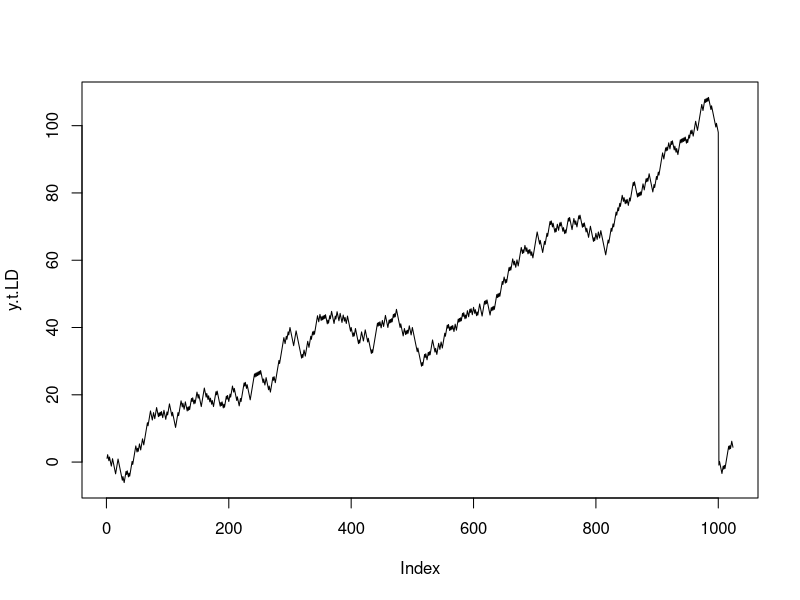
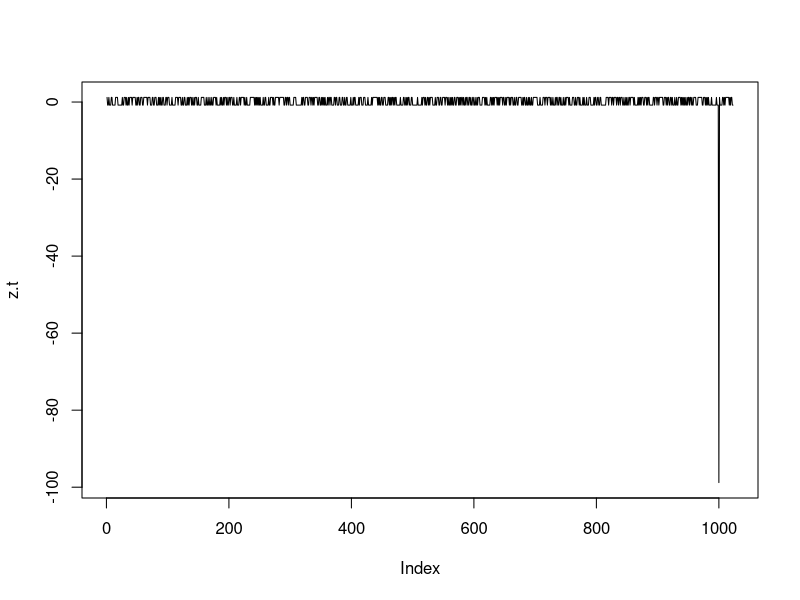
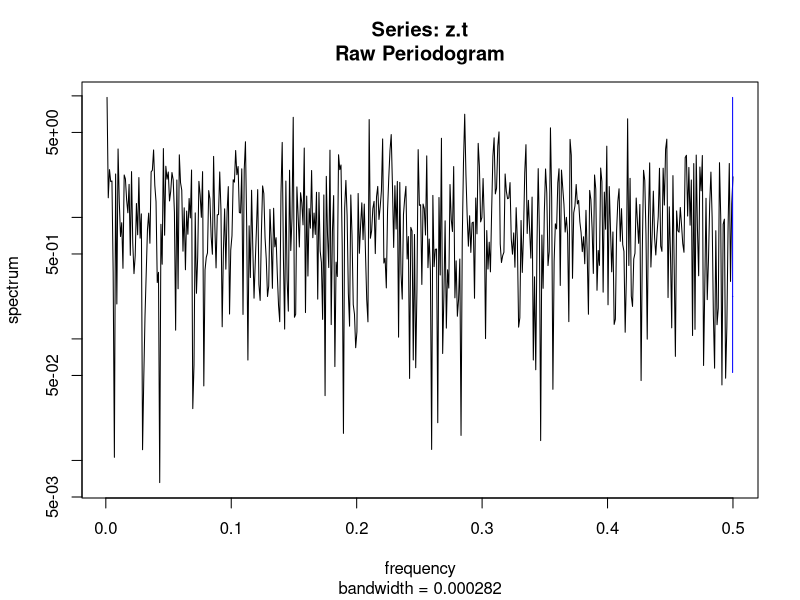
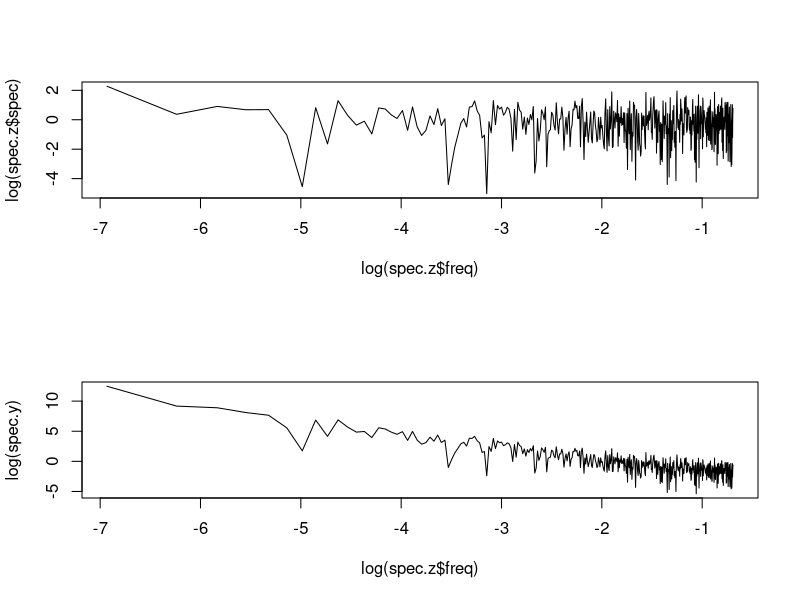
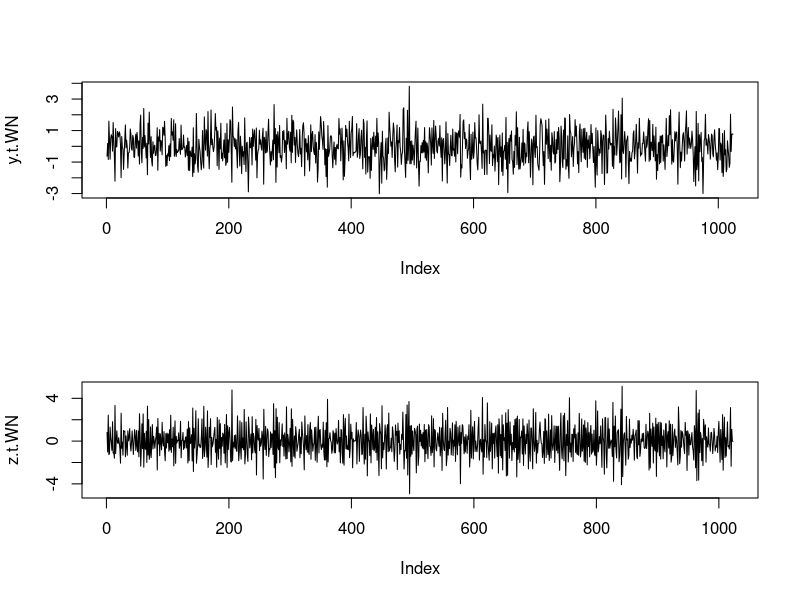
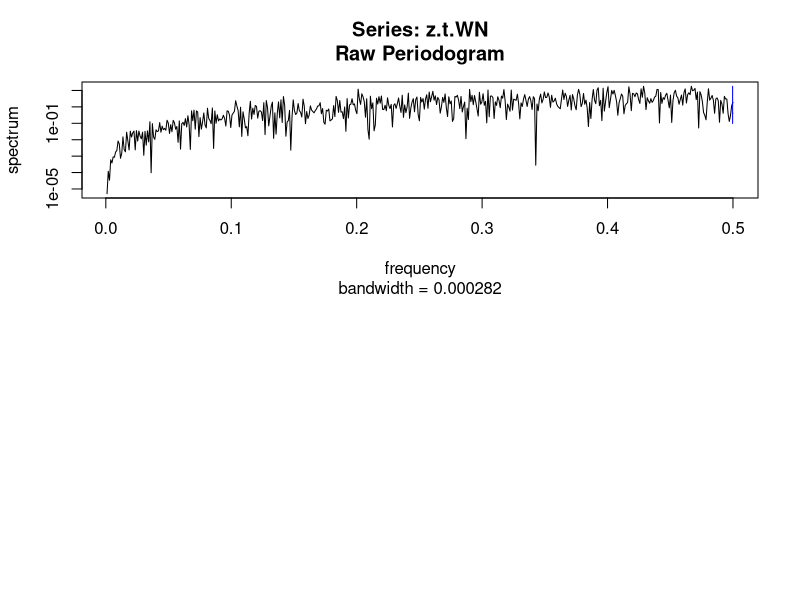
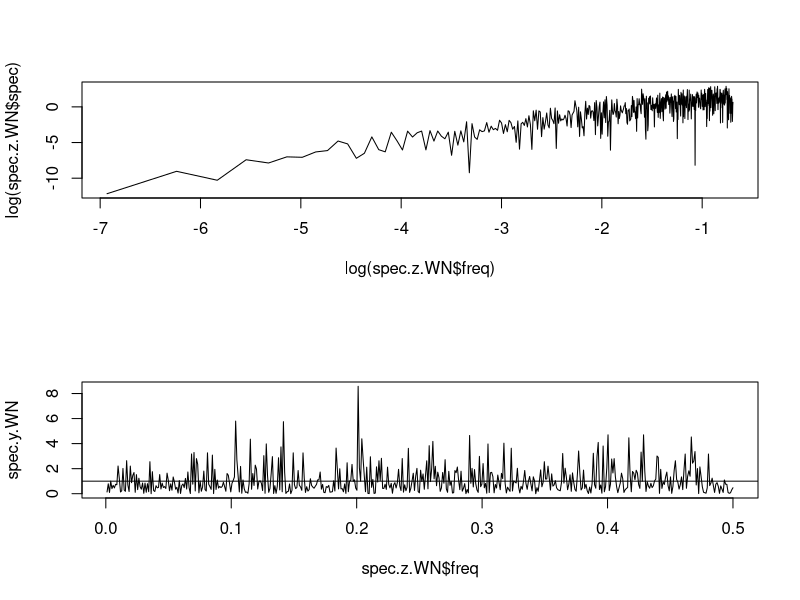
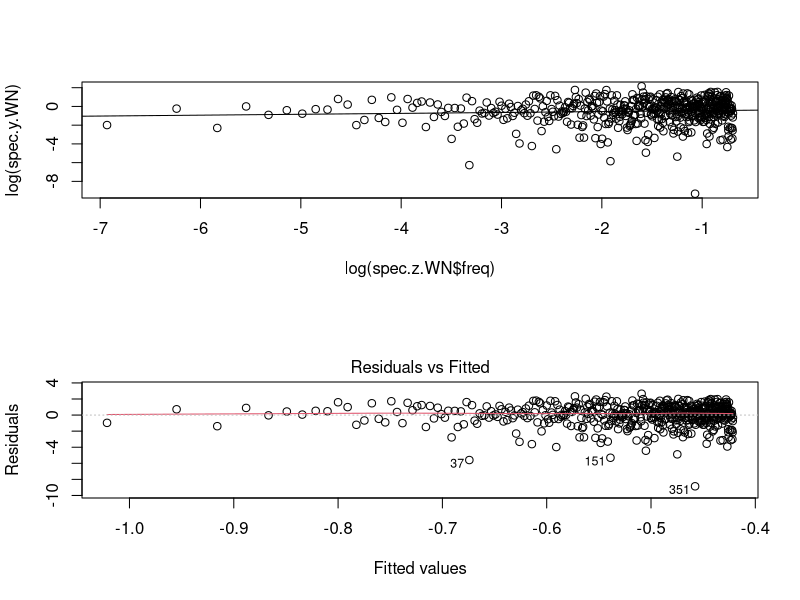

These charts were generated, in order, by the following R code: (Note: this script raises an error after producing the figures.)
### Recreating Figures and Concepts covered in:  ###########
######### Reappraisal of Freq. Domain Techniques ###########
####### for Assessing Feq. Stability Measurements ##########
################### Don Percival, 1987 #####################


###Exammple 1: Random Walk

#1. Create some data
set.seed(1)
n <- 1024
y.t <- cumsum(sample(c(-1, 1), n, TRUE))
#add in a linear drift
y.t.LD <- y.t + 2 + 0.1*(1:1000)
plot(y.t.LD, type = "l")

#2. Difference the Data

z.t <- diff(y.t.LD) + 0.1
plot(z.t, type = "l")

#3. Estimate S_Z (spectrum of z process):
spec.z <- spec.pgram(z.t)

#4. S_Y(f) = S_Z/4sin^2(pi*f)

spec.y <- spec.z$spec/(4*sin(pi*spec.z$freq)^2)

par(mfrow = c(2,1))
plot(log(spec.z$freq), log(spec.z$spec), type = "l")
plot(log(spec.z$freq), log(spec.y), type = "l")


##Example 2: Gaussian White Noise

#We already know for WN(0,1), S_y(f) = 1

#1. Create some data
set.seed(1)
n <- 1024
y.t.WN <- rnorm(n,mean = 0, sd = 1)

plot(y.t.WN, type = "l")

#2. Difference the Data

z.t.WN <- diff(y.t.WN)
plot(z.t.WN, type = "l")

#3. Estimate S_Z (spectrum of z process):
spec.z.WN <- spec.pgram(z.t.WN)

#4. S_Y(f) = S_Z/4sin^2(pi*f)

spec.y.WN <- spec.z.WN$spec/(4*sin(pi*spec.z.WN$freq)^2)

par(mfrow = c(2,1))
plot(log(spec.z.WN$freq), log(spec.z.WN$spec), type = "l")
plot(spec.z.WN$freq, spec.y.WN, type = "l")
abline(h = 1)


###WN Example ctd.##

#look at log(S_hat_y) vs. log(f)
plot(log(spec.z.WN$freq), log(spec.y.WN))
lin.fit <- lm(log(spec.y.WN) ~ log(spec.z.WN$freq))

lin.fit
abline(a = lin.fit$coefficients[1], b = lin.fit$coefficients[2])
plot(lin.fit)

#I'm definitely missing something


###Allan Variance####

#### Functions from Amanda ####
avar_fn=function(y,tau){
  n=length(y)
  
  div=seq(1,n,by = tau)
  
  M=length(div)-1 #number of groups
  
  groupmeans = numeric(M)
  for(i in 1:M){
    groupmeans[i]=mean(y[div[i]:(div[i+1]-1)])
  }
  
  1/(2*(M-1)) * sum(diff(groupmeans)^2)
}

getAvars=function(N){
  y=rnorm(N,0,1) 
  taus = c(1,2,3,5,10,20)
  taus = c(taus,seq(40,N,by=100)) ## this goes too far, gives lots of NAs from avar_fn, fix later 
  
  avars=numeric(length(taus))
  
  for (i in 1:length(taus)){
    avars[i]=avar_fn(y,taus[i])
  }
  
  m1=data.frame(taus=taus,avars=avars)  
  fit=lm(log(sqrt(avars))~log(taus),data = m1)
  slope=as.numeric(fit$coefficients[2])
  int=as.numeric(fit$coefficients[1])
  
  avarRes=data.frame(taus=taus,avars=avars,N=N,slope=slope,int=int)  
  
  ##########################################
  # get SE
  ##########################################
  SEests=data.frame()
  
  new=data.frame(N=N,out=exp(int+slope*log(N)), type="AD")
  new2=data.frame(N=N,out=sd(y)/sqrt(N), type="SE")
  new3=data.frame(N=N,out=1/sqrt(N), type="true")
  SEests=bind_rows(new,new2,new3)
  
  return(list(avarRes=avarRes,SEests=SEests))
}

try1 <- getAvars(1024)

plot(log(try1$avarRes$taus), log(try1$avarRes$avars))
